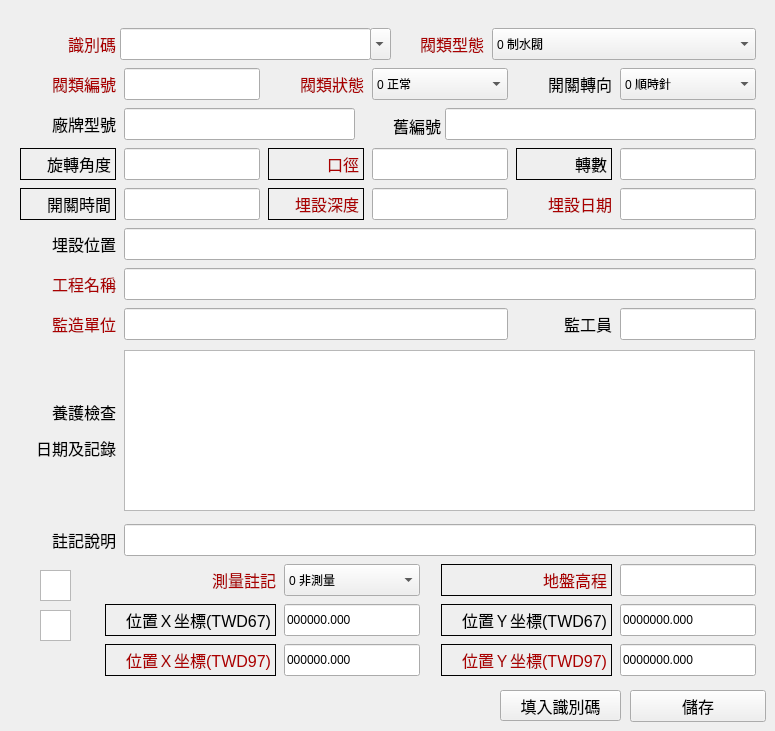
   <widget class="QWidget" name="tab_4">
    <attribute name="title">
     <string>屬性</string>
    </attribute>
    <widget class="QLabel" name="label_valve_status">
     <property name="geometry">
      <rect>
       <x>268</x>
       <y>68</y>
       <width>96</width>
       <height>32</height>
      </rect>
     </property>
     <property name="font">
      <font>
       <pointsize>12</pointsize>
      </font>
     </property>
     <property name="text">
      <string>&lt;html&gt;&lt;head/&gt;&lt;body&gt;&lt;p&gt;&lt;span style=&quot; color:#aa0000;&quot;&gt;閥類狀態&lt;/span&gt;&lt;/p&gt;&lt;/body&gt;&lt;/html&gt;</string>
     </property>
     <property name="alignment">
      <set>Qt::AlignRight|Qt::AlignTrailing|Qt::AlignVCenter</set>
     </property>
    </widget>
    <widget class="QComboBox" name="comboBox_valve_sw">
     <property name="geometry">
      <rect>
       <x>620</x>
       <y>68</y>
       <width>136</width>
       <height>32</height>
      </rect>
     </property>
     <item>
      <property name="text">
       <string>0 順時針</string>
      </property>
     </item>
     <item>
      <property name="text">
       <string>1 逆時針</string>
      </property>
     </item>
    </widget>
    <widget class="QLabel" name="label_monit_name">
     <property name="geometry">
      <rect>
       <x>516</x>
       <y>308</y>
       <width>96</width>
       <height>32</height>
      </rect>
     </property>
     <property name="font">
      <font>
       <pointsize>12</pointsize>
      </font>
     </property>
     <property name="text">
      <string>監工員</string>
     </property>
     <property name="alignment">
      <set>Qt::AlignRight|Qt::AlignTrailing|Qt::AlignVCenter</set>
     </property>
    </widget>
    <widget class="QLineEdit" name="lineEdit_bury_date">
     <property name="geometry">
      <rect>
       <x>620</x>
       <y>188</y>
       <width>136</width>
       <height>32</height>
      </rect>
     </property>
     <property name="maxLength">
      <number>8</number>
     </property>
    </widget>
    <widget class="QComboBox" name="comboBox_valve_mode">
     <property name="geometry">
      <rect>
       <x>284</x>
       <y>564</y>
       <width>136</width>
       <height>32</height>
      </rect>
     </property>
     <item>
      <property name="text">
       <string>0 非測量</string>
      </property>
     </item>
     <item>
      <property name="text">
       <string>1 測量</string>
      </property>
     </item>
     <item>
      <property name="text">
       <string>2 合理化調整</string>
      </property>
     </item>
    </widget>
    <widget class="QLabel" name="label_valve_type">
     <property name="geometry">
      <rect>
       <x>388</x>
       <y>28</y>
       <width>96</width>
       <height>32</height>
      </rect>
     </property>
     <property name="font">
      <font>
       <pointsize>12</pointsize>
      </font>
     </property>
     <property name="text">
      <string>&lt;html&gt;&lt;head/&gt;&lt;body&gt;&lt;p&gt;&lt;span style=&quot; color:#aa0000;&quot;&gt;閥類型態&lt;/span&gt;&lt;/p&gt;&lt;/body&gt;&lt;/html&gt;</string>
     </property>
     <property name="alignment">
      <set>Qt::AlignRight|Qt::AlignTrailing|Qt::AlignVCenter</set>
     </property>
    </widget>
    <widget class="QLineEdit" name="lineEdit_valve_id">
     <property name="geometry">
      <rect>
       <x>124</x>
       <y>68</y>
       <width>136</width>
       <height>32</height>
      </rect>
     </property>
     <property name="maxLength">
      <number>15</number>
     </property>
    </widget>
    <widget class="QLineEdit" name="lineEdit_coord_97x">
     <property name="geometry">
      <rect>
       <x>284</x>
       <y>644</y>
       <width>136</width>
       <height>32</height>
      </rect>
     </property>
     <property name="inputMask">
      <string>999999.999; </string>
     </property>
     <property name="text">
      <string>000000.000</string>
     </property>
    </widget>
    <widget class="QLabel" name="label_valve_pd">
     <property name="geometry">
      <rect>
       <x>380</x>
       <y>110</y>
       <width>61</width>
       <height>32</height>
      </rect>
     </property>
     <property name="font">
      <font>
       <pointsize>12</pointsize>
      </font>
     </property>
     <property name="text">
      <string>舊編號</string>
     </property>
     <property name="alignment">
      <set>Qt::AlignRight|Qt::AlignTrailing|Qt::AlignVCenter</set>
     </property>
    </widget>
    <widget class="QLineEdit" name="lineEdit_coord_97y">
     <property name="geometry">
      <rect>
       <x>620</x>
       <y>644</y>
       <width>136</width>
       <height>32</height>
      </rect>
     </property>
     <property name="inputMask">
      <string>9999999.999; </string>
     </property>
     <property name="text">
      <string>0000000.000</string>
     </property>
    </widget>
    <widget class="QLabel" name="label_coord_97x">
     <property name="geometry">
      <rect>
       <x>105</x>
       <y>644</y>
       <width>171</width>
       <height>32</height>
      </rect>
     </property>
     <property name="font">
      <font>
       <pointsize>12</pointsize>
      </font>
     </property>
     <property name="frameShape">
      <enum>QFrame::Box</enum>
     </property>
     <property name="text">
      <string>&lt;html&gt;&lt;head/&gt;&lt;body&gt;&lt;p&gt;&lt;span style=&quot; color:#aa0000;&quot;&gt;位置Ｘ坐標(TWD97)&lt;/span&gt;&lt;/p&gt;&lt;/body&gt;&lt;/html&gt;</string>
     </property>
     <property name="alignment">
      <set>Qt::AlignRight|Qt::AlignTrailing|Qt::AlignVCenter</set>
     </property>
    </widget>
    <widget class="QComboBox" name="comboBox_valve_status">
     <property name="geometry">
      <rect>
       <x>372</x>
       <y>68</y>
       <width>136</width>
       <height>32</height>
      </rect>
     </property>
     <item>
      <property name="text">
       <string>0 正常</string>
      </property>
     </item>
     <item>
      <property name="text">
       <string>1 停用</string>
      </property>
     </item>
     <item>
      <property name="text">
       <string>2 A</string>
      </property>
     </item>
     <item>
      <property name="text">
       <string>3 M</string>
      </property>
     </item>
    </widget>
    <widget class="QLineEdit" name="lineEdit_valve_turn">
     <property name="geometry">
      <rect>
       <x>620</x>
       <y>148</y>
       <width>136</width>
       <height>32</height>
      </rect>
     </property>
     <property name="inputMask">
      <string>9999; </string>
     </property>
    </widget>
    <widget class="QLineEdit" name="lineEdit_valve_pd">
     <property name="geometry">
      <rect>
       <x>445</x>
       <y>108</y>
       <width>311</width>
       <height>32</height>
      </rect>
     </property>
     <property name="text">
      <string/>
     </property>
     <property name="maxLength">
      <number>20</number>
     </property>
    </widget>
    <widget class="QLabel" name="label_coord_67y">
     <property name="geometry">
      <rect>
       <x>441</x>
       <y>604</y>
       <width>171</width>
       <height>32</height>
      </rect>
     </property>
     <property name="font">
      <font>
       <pointsize>12</pointsize>
      </font>
     </property>
     <property name="frameShape">
      <enum>QFrame::Box</enum>
     </property>
     <property name="text">
      <string>位置Ｙ坐標(TWD67)</string>
     </property>
     <property name="alignment">
      <set>Qt::AlignRight|Qt::AlignTrailing|Qt::AlignVCenter</set>
     </property>
    </widget>
    <widget class="QComboBox" name="comboBox_unific_id">
     <property name="geometry">
      <rect>
       <x>370</x>
       <y>28</y>
       <width>21</width>
       <height>32</height>
      </rect>
     </property>
    </widget>
    <widget class="QPlainTextEdit" name="plainTextEdit_maint_rec">
     <property name="geometry">
      <rect>
       <x>40</x>
       <y>570</y>
       <width>31</width>
       <height>31</height>
      </rect>
     </property>
    </widget>
    <widget class="QLabel" name="label_valve_model">
     <property name="geometry">
      <rect>
       <x>20</x>
       <y>108</y>
       <width>96</width>
       <height>32</height>
      </rect>
     </property>
     <property name="font">
      <font>
       <pointsize>12</pointsize>
      </font>
     </property>
     <property name="text">
      <string>廠牌型號</string>
     </property>
     <property name="alignment">
      <set>Qt::AlignRight|Qt::AlignTrailing|Qt::AlignVCenter</set>
     </property>
    </widget>
    <widget class="QLabel" name="label_valve_id">
     <property name="geometry">
      <rect>
       <x>20</x>
       <y>68</y>
       <width>96</width>
       <height>32</height>
      </rect>
     </property>
     <property name="font">
      <font>
       <pointsize>12</pointsize>
      </font>
     </property>
     <property name="text">
      <string>&lt;html&gt;&lt;head/&gt;&lt;body&gt;&lt;p&gt;&lt;span style=&quot; color:#aa0000;&quot;&gt;閥類編號&lt;/span&gt;&lt;/p&gt;&lt;/body&gt;&lt;/html&gt;</string>
     </property>
     <property name="alignment">
      <set>Qt::AlignRight|Qt::AlignTrailing|Qt::AlignVCenter</set>
     </property>
    </widget>
    <widget class="QLineEdit" name="lineEdit_coord_67y">
     <property name="geometry">
      <rect>
       <x>620</x>
       <y>604</y>
       <width>136</width>
       <height>32</height>
      </rect>
     </property>
     <property name="inputMask">
      <string>9999999.999; </string>
     </property>
     <property name="text">
      <string>0000000.000</string>
     </property>
    </widget>
    <widget class="QLabel" name="label_proj_name">
     <property name="geometry">
      <rect>
       <x>20</x>
       <y>268</y>
       <width>96</width>
       <height>32</height>
      </rect>
     </property>
     <property name="font">
      <font>
       <pointsize>12</pointsize>
      </font>
     </property>
     <property name="text">
      <string>&lt;html&gt;&lt;head/&gt;&lt;body&gt;&lt;p&gt;&lt;span style=&quot; color:#aa0000;&quot;&gt;工程名稱&lt;/span&gt;&lt;/p&gt;&lt;/body&gt;&lt;/html&gt;</string>
     </property>
     <property name="alignment">
      <set>Qt::AlignRight|Qt::AlignTrailing|Qt::AlignVCenter</set>
     </property>
    </widget>
    <widget class="QLineEdit" name="lineEdit_coord_67x">
     <property name="geometry">
      <rect>
       <x>284</x>
       <y>604</y>
       <width>136</width>
       <height>32</height>
      </rect>
     </property>
     <property name="inputMask">
      <string>999999.999; </string>
     </property>
     <property name="text">
      <string>000000.000</string>
     </property>
    </widget>
    <widget class="QLabel" name="label_valve_time">
     <property name="geometry">
      <rect>
       <x>20</x>
       <y>188</y>
       <width>96</width>
       <height>32</height>
      </rect>
     </property>
     <property name="font">
      <font>
       <pointsize>12</pointsize>
      </font>
     </property>
     <property name="frameShape">
      <enum>QFrame::Box</enum>
     </property>
     <property name="text">
      <string>開關時間</string>
     </property>
     <property name="alignment">
      <set>Qt::AlignRight|Qt::AlignTrailing|Qt::AlignVCenter</set>
     </property>
    </widget>
    <widget class="QLineEdit" name="lineEdit_valve_time">
     <property name="geometry">
      <rect>
       <x>124</x>
       <y>188</y>
       <width>136</width>
       <height>32</height>
      </rect>
     </property>
     <property name="inputMask">
      <string>9999; </string>
     </property>
    </widget>
    <widget class="QLineEdit" name="lineEdit_bury_depth">
     <property name="geometry">
      <rect>
       <x>372</x>
       <y>188</y>
       <width>136</width>
       <height>32</height>
      </rect>
     </property>
     <property name="inputMask">
      <string/>
     </property>
     <property name="text">
      <string/>
     </property>
    </widget>
    <widget class="QLabel" name="label_valve_turn">
     <property name="geometry">
      <rect>
       <x>516</x>
       <y>148</y>
       <width>96</width>
       <height>32</height>
      </rect>
     </property>
     <property name="font">
      <font>
       <pointsize>12</pointsize>
      </font>
     </property>
     <property name="frameShape">
      <enum>QFrame::Box</enum>
     </property>
     <property name="text">
      <string>轉數</string>
     </property>
     <property name="alignment">
      <set>Qt::AlignRight|Qt::AlignTrailing|Qt::AlignVCenter</set>
     </property>
    </widget>
    <widget class="QLineEdit" name="lineEdit_monit_name">
     <property name="geometry">
      <rect>
       <x>620</x>
       <y>308</y>
       <width>136</width>
       <height>32</height>
      </rect>
     </property>
     <property name="maxLength">
      <number>10</number>
     </property>
    </widget>
    <widget class="QLineEdit" name="lineEdit_valve_model">
     <property name="geometry">
      <rect>
       <x>124</x>
       <y>108</y>
       <width>231</width>
       <height>32</height>
      </rect>
     </property>
     <property name="maxLength">
      <number>20</number>
     </property>
    </widget>
    <widget class="QComboBox" name="comboBox_valve_type">
     <property name="geometry">
      <rect>
       <x>492</x>
       <y>28</y>
       <width>264</width>
       <height>32</height>
      </rect>
     </property>
     <item>
      <property name="text">
       <string>0 制水閥</string>
      </property>
     </item>
     <item>
      <property name="text">
       <string>1 制水閥(附手輪)</string>
      </property>
     </item>
     <item>
      <property name="text">
       <string>2 彈性坐封閘閥</string>
      </property>
     </item>
     <item>
      <property name="text">
       <string>3 彈性坐封閘閥(附手輪)</string>
      </property>
     </item>
     <item>
      <property name="text">
       <string>4 蝶閥(豎式)</string>
      </property>
     </item>
     <item>
      <property name="text">
       <string>5 蝶閥(橫軸式)</string>
      </property>
     </item>
     <item>
      <property name="text">
       <string>6 電動閥</string>
      </property>
     </item>
     <item>
      <property name="text">
       <string>7 浮球閥</string>
      </property>
     </item>
     <item>
      <property name="text">
       <string>8 底閥</string>
      </property>
     </item>
     <item>
      <property name="text">
       <string>9 氣動閥</string>
      </property>
     </item>
     <item>
      <property name="text">
       <string>A 水力自動閥</string>
      </property>
     </item>
     <item>
      <property name="text">
       <string>B 逆止閥</string>
      </property>
     </item>
     <item>
      <property name="text">
       <string>C 排氣閥</string>
      </property>
     </item>
     <item>
      <property name="text">
       <string>D 減壓、持壓閥</string>
      </property>
     </item>
     <item>
      <property name="text">
       <string>E 洩壓閥</string>
      </property>
     </item>
    </widget>
    <widget class="QLabel" name="label_bury_loc">
     <property name="geometry">
      <rect>
       <x>20</x>
       <y>228</y>
       <width>96</width>
       <height>32</height>
      </rect>
     </property>
     <property name="font">
      <font>
       <pointsize>12</pointsize>
      </font>
     </property>
     <property name="text">
      <string>埋設位置</string>
     </property>
     <property name="alignment">
      <set>Qt::AlignRight|Qt::AlignTrailing|Qt::AlignVCenter</set>
     </property>
    </widget>
    <widget class="QLabel" name="label_valve_size">
     <property name="geometry">
      <rect>
       <x>268</x>
       <y>148</y>
       <width>96</width>
       <height>32</height>
      </rect>
     </property>
     <property name="font">
      <font>
       <pointsize>12</pointsize>
      </font>
     </property>
     <property name="frameShape">
      <enum>QFrame::Box</enum>
     </property>
     <property name="text">
      <string>&lt;html&gt;&lt;head/&gt;&lt;body&gt;&lt;p&gt;&lt;span style=&quot; color:#aa0000;&quot;&gt;口徑&lt;/span&gt;&lt;/p&gt;&lt;/body&gt;&lt;/html&gt;</string>
     </property>
     <property name="alignment">
      <set>Qt::AlignRight|Qt::AlignTrailing|Qt::AlignVCenter</set>
     </property>
    </widget>
    <widget class="QLineEdit" name="lineEdit_coord_97z">
     <property name="geometry">
      <rect>
       <x>620</x>
       <y>564</y>
       <width>136</width>
       <height>32</height>
      </rect>
     </property>
     <property name="inputMask">
      <string/>
     </property>
     <property name="text">
      <string/>
     </property>
    </widget>
    <widget class="QLabel" name="label_bury_depth">
     <property name="geometry">
      <rect>
       <x>268</x>
       <y>188</y>
       <width>96</width>
       <height>32</height>
      </rect>
     </property>
     <property name="font">
      <font>
       <pointsize>12</pointsize>
      </font>
     </property>
     <property name="frameShape">
      <enum>QFrame::Box</enum>
     </property>
     <property name="text">
      <string>&lt;html&gt;&lt;head/&gt;&lt;body&gt;&lt;p&gt;&lt;span style=&quot; color:#aa0000;&quot;&gt;埋設深度&lt;/span&gt;&lt;/p&gt;&lt;/body&gt;&lt;/html&gt;</string>
     </property>
     <property name="alignment">
      <set>Qt::AlignRight|Qt::AlignTrailing|Qt::AlignVCenter</set>
     </property>
    </widget>
    <widget class="QLabel" name="label_angle">
     <property name="geometry">
      <rect>
       <x>20</x>
       <y>148</y>
       <width>96</width>
       <height>32</height>
      </rect>
     </property>
     <property name="font">
      <font>
       <pointsize>12</pointsize>
      </font>
     </property>
     <property name="frameShape">
      <enum>QFrame::Box</enum>
     </property>
     <property name="text">
      <string>旋轉角度</string>
     </property>
     <property name="alignment">
      <set>Qt::AlignRight|Qt::AlignTrailing|Qt::AlignVCenter</set>
     </property>
    </widget>
    <widget class="QLabel" name="label_const_unit">
     <property name="geometry">
      <rect>
       <x>20</x>
       <y>308</y>
       <width>96</width>
       <height>32</height>
      </rect>
     </property>
     <property name="font">
      <font>
       <pointsize>12</pointsize>
      </font>
     </property>
     <property name="text">
      <string>&lt;html&gt;&lt;head/&gt;&lt;body&gt;&lt;p&gt;&lt;span style=&quot; color:#aa0000;&quot;&gt;監造單位&lt;/span&gt;&lt;/p&gt;&lt;/body&gt;&lt;/html&gt;</string>
     </property>
     <property name="alignment">
      <set>Qt::AlignRight|Qt::AlignTrailing|Qt::AlignVCenter</set>
     </property>
    </widget>
    <widget class="QLabel" name="label_remark">
     <property name="geometry">
      <rect>
       <x>20</x>
       <y>524</y>
       <width>96</width>
       <height>32</height>
      </rect>
     </property>
     <property name="font">
      <font>
       <pointsize>12</pointsize>
      </font>
     </property>
     <property name="text">
      <string>註記說明</string>
     </property>
     <property name="alignment">
      <set>Qt::AlignRight|Qt::AlignTrailing|Qt::AlignVCenter</set>
     </property>
    </widget>
    <widget class="QLabel" name="label_valve_mode">
     <property name="geometry">
      <rect>
       <x>124</x>
       <y>564</y>
       <width>152</width>
       <height>32</height>
      </rect>
     </property>
     <property name="font">
      <font>
       <pointsize>12</pointsize>
      </font>
     </property>
     <property name="text">
      <string>&lt;html&gt;&lt;head/&gt;&lt;body&gt;&lt;p&gt;&lt;span style=&quot; color:#aa0000;&quot;&gt;測量註記&lt;/span&gt;&lt;/p&gt;&lt;/body&gt;&lt;/html&gt;</string>
     </property>
     <property name="alignment">
      <set>Qt::AlignRight|Qt::AlignTrailing|Qt::AlignVCenter</set>
     </property>
    </widget>
    <widget class="QLabel" name="label_bury_date">
     <property name="geometry">
      <rect>
       <x>516</x>
       <y>188</y>
       <width>96</width>
       <height>32</height>
      </rect>
     </property>
     <property name="font">
      <font>
       <pointsize>12</pointsize>
      </font>
     </property>
     <property name="text">
      <string>&lt;html&gt;&lt;head/&gt;&lt;body&gt;&lt;p&gt;&lt;span style=&quot; color:#aa0000;&quot;&gt;埋設日期&lt;/span&gt;&lt;/p&gt;&lt;/body&gt;&lt;/html&gt;</string>
     </property>
     <property name="alignment">
      <set>Qt::AlignRight|Qt::AlignTrailing|Qt::AlignVCenter</set>
     </property>
    </widget>
    <widget class="QLabel" name="label_unific_id">
     <property name="geometry">
      <rect>
       <x>20</x>
       <y>28</y>
       <width>96</width>
       <height>32</height>
      </rect>
     </property>
     <property name="font">
      <font>
       <pointsize>12</pointsize>
      </font>
     </property>
     <property name="text">
      <string>&lt;html&gt;&lt;head/&gt;&lt;body&gt;&lt;p&gt;&lt;span style=&quot; color:#aa0000;&quot;&gt;識別碼&lt;/span&gt;&lt;/p&gt;&lt;/body&gt;&lt;/html&gt;</string>
     </property>
     <property name="alignment">
      <set>Qt::AlignRight|Qt::AlignTrailing|Qt::AlignVCenter</set>
     </property>
    </widget>
    <widget class="QPushButton" name="pushButtonOK">
     <property name="geometry">
      <rect>
       <x>630</x>
       <y>690</y>
       <width>136</width>
       <height>32</height>
      </rect>
     </property>
     <property name="font">
      <font>
       <pointsize>12</pointsize>
      </font>
     </property>
     <property name="text">
      <string>儲存</string>
     </property>
    </widget>
    <widget class="QLabel" name="label_coord_97z">
     <property name="geometry">
      <rect>
       <x>441</x>
       <y>564</y>
       <width>171</width>
       <height>32</height>
      </rect>
     </property>
     <property name="font">
      <font>
       <pointsize>12</pointsize>
      </font>
     </property>
     <property name="frameShape">
      <enum>QFrame::Box</enum>
     </property>
     <property name="text">
      <string>&lt;html&gt;&lt;head/&gt;&lt;body&gt;&lt;p&gt;&lt;span style=&quot; color:#aa0000;&quot;&gt;地盤高程&lt;/span&gt;&lt;/p&gt;&lt;/body&gt;&lt;/html&gt;</string>
     </property>
     <property name="alignment">
      <set>Qt::AlignRight|Qt::AlignTrailing|Qt::AlignVCenter</set>
     </property>
    </widget>
    <widget class="QLabel" name="label_coord_97y">
     <property name="geometry">
      <rect>
       <x>441</x>
       <y>644</y>
       <width>171</width>
       <height>32</height>
      </rect>
     </property>
     <property name="font">
      <font>
       <pointsize>12</pointsize>
      </font>
     </property>
     <property name="frameShape">
      <enum>QFrame::Box</enum>
     </property>
     <property name="text">
      <string>&lt;html&gt;&lt;head/&gt;&lt;body&gt;&lt;p&gt;&lt;span style=&quot; color:#aa0000;&quot;&gt;位置Ｙ坐標(TWD97)&lt;/span&gt;&lt;/p&gt;&lt;/body&gt;&lt;/html&gt;</string>
     </property>
     <property name="alignment">
      <set>Qt::AlignRight|Qt::AlignTrailing|Qt::AlignVCenter</set>
     </property>
    </widget>
    <widget class="QLabel" name="label_coord_67x">
     <property name="geometry">
      <rect>
       <x>105</x>
       <y>604</y>
       <width>171</width>
       <height>32</height>
      </rect>
     </property>
     <property name="font">
      <font>
       <pointsize>12</pointsize>
      </font>
     </property>
     <property name="frameShape">
      <enum>QFrame::Box</enum>
     </property>
     <property name="text">
      <string>位置Ｘ坐標(TWD67)</string>
     </property>
     <property name="alignment">
      <set>Qt::AlignRight|Qt::AlignTrailing|Qt::AlignVCenter</set>
     </property>
    </widget>
    <widget class="QLineEdit" name="lineEdit_angle">
     <property name="geometry">
      <rect>
       <x>124</x>
       <y>148</y>
       <width>136</width>
       <height>32</height>
      </rect>
     </property>
     <property name="inputMask">
      <string/>
     </property>
     <property name="text">
      <string/>
     </property>
    </widget>
    <widget class="QLabel" name="label_valve_sw">
     <property name="geometry">
      <rect>
       <x>516</x>
       <y>68</y>
       <width>96</width>
       <height>32</height>
      </rect>
     </property>
     <property name="font">
      <font>
       <pointsize>12</pointsize>
      </font>
     </property>
     <property name="text">
      <string>開關轉向</string>
     </property>
     <property name="alignment">
      <set>Qt::AlignRight|Qt::AlignTrailing|Qt::AlignVCenter</set>
     </property>
    </widget>
    <widget class="QLabel" name="label_maint_date">
     <property name="geometry">
      <rect>
       <x>20</x>
       <y>380</y>
       <width>96</width>
       <height>101</height>
      </rect>
     </property>
     <property name="font">
      <font>
       <pointsize>12</pointsize>
      </font>
     </property>
     <property name="text">
      <string>&lt;html&gt;&lt;head/&gt;&lt;body&gt;&lt;p&gt;&lt;span style=&quot; color:#000000;&quot;&gt;養護檢查&lt;/span&gt;&lt;/p&gt;&lt;p&gt;&lt;span style=&quot; color:#000000;&quot;&gt;日期及記錄&lt;/span&gt;&lt;/p&gt;&lt;/body&gt;&lt;/html&gt;</string>
     </property>
     <property name="alignment">
      <set>Qt::AlignRight|Qt::AlignTrailing|Qt::AlignVCenter</set>
     </property>
    </widget>
    <widget class="QLineEdit" name="lineEdit_valve_size">
     <property name="geometry">
      <rect>
       <x>372</x>
       <y>148</y>
       <width>136</width>
       <height>32</height>
      </rect>
     </property>
     <property name="inputMask">
      <string/>
     </property>
     <property name="maxLength">
      <number>4</number>
     </property>
    </widget>
    <widget class="QLineEdit" name="lineEdit_bury_loc">
     <property name="geometry">
      <rect>
       <x>124</x>
       <y>228</y>
       <width>632</width>
       <height>32</height>
      </rect>
     </property>
     <property name="maxLength">
      <number>50</number>
     </property>
    </widget>
    <widget class="QLineEdit" name="lineEdit_proj_name">
     <property name="geometry">
      <rect>
       <x>124</x>
       <y>268</y>
       <width>632</width>
       <height>32</height>
      </rect>
     </property>
     <property name="maxLength">
      <number>50</number>
     </property>
    </widget>
    <widget class="QPlainTextEdit" name="plainTextEdit_maint_date">
     <property name="geometry">
      <rect>
       <x>40</x>
       <y>610</y>
       <width>31</width>
       <height>31</height>
      </rect>
     </property>
    </widget>
    <widget class="QLineEdit" name="lineEdit_remark">
     <property name="geometry">
      <rect>
       <x>124</x>
       <y>524</y>
       <width>632</width>
       <height>32</height>
      </rect>
     </property>
     <property name="maxLength">
      <number>50</number>
     </property>
    </widget>
    <widget class="QLineEdit" name="lineEdit_const_unit">
     <property name="geometry">
      <rect>
       <x>124</x>
       <y>308</y>
       <width>384</width>
       <height>32</height>
      </rect>
     </property>
     <property name="maxLength">
      <number>30</number>
     </property>
    </widget>
    <widget class="QLineEdit" name="lineEdit_unific_id">
     <property name="geometry">
      <rect>
       <x>120</x>
       <y>28</y>
       <width>251</width>
       <height>32</height>
      </rect>
     </property>
     <property name="maxLength">
      <number>22</number>
     </property>
    </widget>
    <widget class="QListWidget" name="listWidget_maint_date">
     <property name="geometry">
      <rect>
       <x>124</x>
       <y>350</y>
       <width>631</width>
       <height>161</height>
      </rect>
     </property>
    </widget>
    <widget class="QPushButton" name="btUID">
     <property name="geometry">
      <rect>
       <x>500</x>
       <y>690</y>
       <width>121</width>
       <height>31</height>
      </rect>
     </property>
     <property name="font">
      <font>
       <family>Arial Unicode MS</family>
       <pointsize>12</pointsize>
      </font>
     </property>
     <property name="text">
      <string>填入識別碼</string>
     </property>
    </widget>
   </widget>
